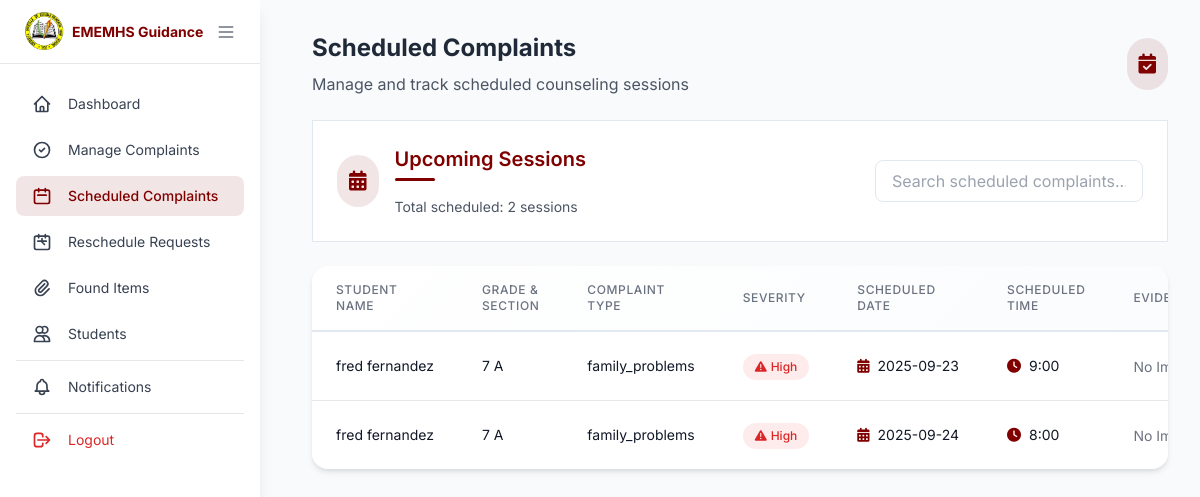
The page /pages/scheduled-complaints.php (signed in) on the database its author committed.
### tables this page shows
CREATE TABLE `complaints_concerns` (
  `id` int(11) NOT NULL,
  `student_id` int(45) DEFAULT NULL,
  `type` varchar(255) DEFAULT NULL,
  `severity` enum('low','medium','high','urgent') DEFAULT 'medium',
  `description` varchar(255) DEFAULT NULL,
  `evidence` mediumblob DEFAULT NULL,
  `mime_type` varchar(255) DEFAULT NULL,
  `preferred_counseling_date` varchar(255) DEFAULT NULL,
  `scheduled_date` varchar(255) DEFAULT NULL,
  `scheduled_time` varchar(255) DEFAULT NULL,
  `status` varchar(255) DEFAULT NULL,
  `date_created` varchar(255) DEFAULT NULL,
  `time_created` varchar(255) DEFAULT NULL,
  `updated_at` varchar(255) DEFAULT NULL
);

CREATE TABLE `students` (
  `id` int(11) NOT NULL,
  `user_id` int(11) DEFAULT NULL,
  `first_name` varchar(255) DEFAULT NULL,
  `middle_name` varchar(255) DEFAULT NULL,
  `last_name` varchar(255) DEFAULT NULL,
  `grade_level` varchar(255) DEFAULT NULL,
  `section` varchar(45) DEFAULT NULL,
  `email` varchar(255) DEFAULT NULL,
  `phone_number` varchar(45) DEFAULT NULL,
  `password` varchar(255) DEFAULT NULL,
  `address` varchar(255) DEFAULT NULL
);

### pages/scheduled-complaints.php (the view, shortened to what this page needs)
<?php
require_once '../logic/db_connection.php';
$stmt = $pdo->prepare("
    SELECT cc.*,
           COALESCE(cc.severity, 'medium') as severity,
           s.first_name, s.last_name, s.grade_level, s.section
    FROM " . TBL_COMPLAINTS_CONCERNS . " cc
    JOIN " . TBL_STUDENTS . " s ON cc.student_id = s.id
    WHERE cc.status = 'scheduled'
    ORDER BY cc.scheduled_date ASC, cc.scheduled_time ASC
");
$stmt->execute();
$scheduled_complaints = $stmt->fetchAll(PDO::FETCH_ASSOC);
?>
<!DOCTYPE html>
<html lang="en">
<head>
    <script src="https://cdn.tailwindcss.com"></script>
    <link rel="stylesheet" href="https://cdnjs.cloudflare.com/ajax/libs/font-awesome/6.0.0/css/all.min.css">
</head>
<body class="min-h-screen">
<?php include 'navigation-admin.php'?>
<div class="main-content">
    <main class="min-h-screen">
        <div class="p-8">
            <div class="flex items-center justify-between mb-6">
                <div>
                    <h1 class="text-2xl font-bold text-gray-800 mb-2">Scheduled Complaints</h1>
                    <p class="text-gray-600">Manage and track scheduled counseling sessions</p>
                </div>
                <div class="bg-[#800000]/10 text-[#800000] rounded-full p-3">
                    <i class="fas fa-calendar-check text-xl"></i>
                </div>
            </div>
            <div class="minimal-card p-6 mb-6">
                <div class="flex items-center justify-between">
                    <div class="flex items-center space-x-4">
                        <div class="bg-[#800000]/10 text-[#800000] rounded-full p-3">
                            <i class="fas fa-calendar-alt text-xl"></i>
                        </div>
                        <div>
                            <h2 class="section-title text-xl font-semibold text-[#800000]">Upcoming Sessions</h2>
                            <p class="text-gray-600 text-sm">Total scheduled: <?= count($scheduled_complaints) ?> sessions</p>
                        </div>
                    </div>
                    <div>
                        <input type="text" placeholder="Search scheduled complaints..." class="search-input" id="searchInput" />
                    </div>
                </div>
            </div>
            <div class="table-container">
                <div class="overflow-x-auto">
                    <table class="min-w-full divide-y divide-gray-200">
                        <thead class="table-header">
                            <tr>
                                <th scope="col" class="px-6 py-4 text-left text-xs font-medium text-gray-500 uppercase tracking-wider">Student Name</th>
                                <th scope="col" class="px-6 py-4 text-left text-xs font-medium text-gray-500 uppercase tracking-wider">Grade & Section</th>
                                <th scope="col" class="px-6 py-4 text-left text-xs font-medium text-gray-500 uppercase tracking-wider">Complaint Type</th>
                                <th scope="col" class="px-6 py-4 text-left text-xs font-medium text-gray-500 uppercase tracking-wider">Severity</th>
                                <th scope="col" class="px-6 py-4 text-left text-xs font-medium text-gray-500 uppercase tracking-wider">Scheduled Date</th>
                                <th scope="col" class="px-6 py-4 text-left text-xs font-medium text-gray-500 uppercase tracking-wider">Scheduled Time</th>
                                <th scope="col" class="px-6 py-4 text-left text-xs font-medium text-gray-500 uppercase tracking-wider">Evidence</th>
                            </tr>
                        </thead>
                        <tbody class="bg-white divide-y divide-gray-200" id="complaintsTableBody">
                            <?php if (!empty($scheduled_complaints)): ?>
                                <?php foreach ($scheduled_complaints as $complaint): ?>
                                    <tr class="table-row">
                                        <td class="px-6 py-4 whitespace-nowrap text-sm text-gray-900"><?php echo htmlspecialchars($complaint['first_name']." ".$complaint['last_name']); ?></td>
                                        <td class="px-6 py-4 whitespace-nowrap text-sm text-gray-900"><?php echo htmlspecialchars($complaint['grade_level']." ".$complaint['section']); ?></td>
                                        <td class="px-6 py-4 whitespace-nowrap text-sm text-gray-900"><?php echo htmlspecialchars($complaint['type']); ?></td>
                                        <td class="px-6 py-4 whitespace-nowrap">
                                            <?php
                                            $severity = $complaint['severity'] ?? 'medium';
                                            $severity_labels = [
                                                'low' => 'Low',
                                                'medium' => 'Medium',
                                                'high' => 'High',
                                                'urgent' => 'Urgent'
                                            ];
                                            $severity_class = 'severity-' . $severity;
                                            ?>
                                            <span class="severity-badge <?= $severity_class ?>">
                                                <i class="fas fa-exclamation-triangle"></i>
                                                <?= $severity_labels[$severity] ?? 'Medium' ?>
                                            </span>
                                        </td>
                                        <td class="px-6 py-4 whitespace-nowrap text-sm text-gray-900">
                                            <div class="flex items-center">
                                                <i class="fas fa-calendar-alt text-[#800000] mr-2"></i>
                                                <?php echo htmlspecialchars($complaint['scheduled_date']); ?>
                                            </div>
                                        </td>
                                        <td class="px-6 py-4 whitespace-nowrap text-sm text-gray-900">
                                            <div class="flex items-center">
                                                <i class="fas fa-clock text-[#800000] mr-2"></i>
                                                <?php echo htmlspecialchars($complaint['scheduled_time']); ?>
                                            </div>
                                        </td>
                                        <td class="px-6 py-4 whitespace-nowrap">
                                            <?php if (!empty($complaint['evidence']) && !empty($complaint['mime_type'])): ?>
                                                <img
                                                     alt="Evidence"
                                                     class="w-16 h-16 object-cover rounded-lg shadow-sm hover:scale-110 transition-transform" />
                                            <?php else: ?>
                                                <span class="text-sm text-gray-500">No Image</span>
                                            <?php endif; ?>
                                        </td>
                                    </tr>
                                <?php endforeach; ?>
                            <?php endif; ?>
                        </tbody>
                    </table>
                </div>
            </div>
        </div>
    </main>
</div>
</body>
</html>

### pages/scheduled-complaints.php (style rules this page uses)
:root { --primary-color: #800000; --primary-hover: #600000; --secondary-color: #64748b; --background-color: #f8fafc; }
body { font-family: 'Inter', sans-serif; background-color: var(--background-color); color: #1e293b; }
.minimal-card { background: white; border: 1px solid #e2e8f0; transition: all 0.3s ease; position: relative; overflow: hidden; }
.table-container { background: white; border-radius: 1rem; box-shadow: 0 4px 6px -1px rgba(0, 0, 0, 0.1), 0 2px 4px -1px rgba(0, 0, 0, 0.06); overflow: hidden; }
.table-header { background: linear-gradient(135deg, #fff 0%, #f8fafc 100%); border-bottom: 2px solid #e2e8f0; }
.table-row { transition: all 0.2s ease; }
.severity-badge { padding: 0.25rem 0.75rem; border-radius: 9999px; font-size: 0.75rem; font-weight: 500; transition: all 0.2s ease; display: inline-flex; align-items: center; gap: 0.25rem; }
.severity-high { background-color: rgba(239, 68, 68, 0.1); color: #dc2626; }
.section-title { position: relative; display: inline-block; margin-bottom: 1.5rem; }
.section-title::after { content: ''; position: absolute; bottom: -0.5rem; left: 0; width: 40px; height: 3px; background: var(--primary-color); border-radius: 2px; }
.search-input { padding: 0.5rem 1rem; border: 1px solid #e2e8f0; border-radius: 0.5rem; transition: all 0.2s ease; background-color: white; }

### pages/navigation-admin.php (style rules this page uses)
@media (min-width: 1025px) { .main-content { margin-left: 280px; width: calc(100% - 280px); transition: all 0.3s ease-in-out; } }

### rows shown on the page
complaints_concerns: student.last_name "fred fernandez", student.section "7 A", type "family_problems", severity "High", scheduled_date "2025-09-23", scheduled_time "9:00", shows "No…"
complaints_concerns: student.last_name "fred fernandez", student.section "7 A", type "family_problems", severity "High", scheduled_date "2025-09-24", scheduled_time "8:00", shows "No…"

### other values the page prints
count($scheduled_complaints) "2"
